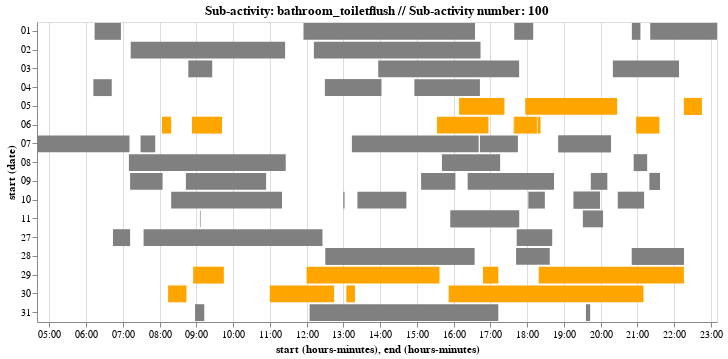

The notebook cell this image was saved under:
### Code cell
# Example charts
charts[1]

### Figure 1 — Vega-Lite specification as saved in the notebook (floating-point values rounded to 4 significant figures)
{"$schema": "https://vega.github.io/schema/vega-lite/v3.4.0.json", "config": {"background": "white", "mark": {"tooltip": null}, "view": {"height": 300, "width": 400}}, "data": {"name": "data-a92ac1bde1a73d84417dee493c5e5a06"}, "datasets": {"data-a92ac1bde1a73d84417dee493c5e5a06": [{"day": "3", "end": "2003-03-27T07:12:41", "index": 1, "start": "2003-03-27T06:44:06"}, {"day": "3", "end": "2003-03-27T12:26:27", "index": 17, "start": "2003-03-27T07:34:47"}, {"day": "3", "end": "2003-03-27T18:41:03", "index": 77, "start": "2003-03-27T17:43:13"}, {"day": "4", "end": "2003-03-28T16:34:50", "index": 98, "start": "2003-03-28T12:31:01"}, {"day": "4", "end": "2003-03-28T16:34:50", "index": 99, "start": "2003-03-28T12:31:01"}, {"day": "4", "end": "2003-03-28T18:37:06", "index": 126, "start": "2003-03-28T17:42:41"}, {"day": "4", "end": "2003-03-28T22:16:00", "index": 168, "start": "2003-03-28T20:51:02"}, {"day": "4", "end": "2003-03-28T22:16:00", "index": 169, "start": "2003-03-28T20:51:02"}, {"day": "5", "end": "2003-03-29T08:24:52", "index": 206, "start": "2003-03-29T08:24:51"}, {"day": "5", "end": "2003-03-29T09:45:17", "index": 207, "start": "2003-03-29T08:55:18"}, {"day": "5", "end": "2003-03-29T15:37:10", "index": 243, "start": "2003-03-29T12:00:31"}, {"day": "5", "end": "2003-03-29T15:43:20", "index": 510, "start": "2003-03-29T15:43:19"}, {"day": "5", "end": "2003-03-29T17:13:54", "index": 641, "start": "2003-03-29T16:48:03"}, {"day": "5", "end": "2003-03-29T22:16:01", "index": 645, "start": "2003-03-29T18:19:51"}, {"day": "5", "end": "2003-03-29T22:28:41", "index": 679, "start": "2003-03-29T22:28:40"}, {"day": "5", "end": "2003-03-29T23:10:49", "index": 685, "start": "2003-03-29T23:10:48"}, {"day": "6", "end": "2003-03-30T08:01:56", "index": 722, "start": "2003-03-30T08:01:55"}, {"day": "6", "end": "2003-03-30T08:44:10", "index": 724, "start": "2003-03-30T08:14:05"}, {"day": "6", "end": "2003-03-30T12:45:21", "index": 740, "start": "2003-03-30T11:00:19"}, {"day": "6", "end": "2003-03-30T13:19:01", "index": 760, "start": "2003-03-30T13:05:48"}, {"day": "6", "end": "2003-03-30T21:10:42", "index": 806, "start": "2003-03-30T15:52:34"}, {"day": "0", "end": "2003-03-31T09:13:45", "index": 839, "start": "2003-03-31T08:58:54"}, {"day": "0", "end": "2003-03-31T17:13:53", "index": 865, "start": "2003-03-31T12:05:27"}, {"day": "0", "end": "2003-03-31T19:43:39", "index": 888, "start": "2003-03-31T19:36:38"}, {"day": "1", "end": "2003-04-01T06:57:39", "index": 901, "start": "2003-04-01T06:14:36"}, {"day": "1", "end": "2003-04-01T16:35:49", "index": 938, "start": "2003-04-01T11:55:43"}, {"day": "1", "end": "2003-04-01T18:10:57", "index": 961, "start": "2003-04-01T17:39:37"}, {"day": "1", "end": "2003-04-01T21:05:20", "index": 965, "start": "2003-04-01T20:51:52"}, {"day": "1", "end": "2003-04-01T23:10:23", "index": 981, "start": "2003-04-01T21:21:13"}, {"day": "2", "end": "2003-04-02T11:25:03", "index": 994, "start": "2003-04-02T07:13:48"}, {"day": "2", "end": "2003-04-02T16:44:37", "index": 1119, "start": "2003-04-02T12:12:04"}, {"day": "3", "end": "2003-04-03T08:05:19", "index": 1197, "start": "2003-04-03T08:05:17"}, {"day": "3", "end": "2003-04-03T09:26:08", "index": 1204, "start": "2003-04-03T08:47:33"}, {"day": "3", "end": "2003-04-03T17:47:37", "index": 1265, "start": "2003-04-03T13:57:31"}, {"day": "3", "end": "2003-04-03T22:08:48", "index": 1311, "start": "2003-04-03T20:20:51"}, {"day": "4", "end": "2003-04-04T06:42:22", "index": 1342, "start": "2003-04-04T06:12:20"}, {"day": "4", "end": "2003-04-04T14:02:12", "index": 1419, "start": "2003-04-04T12:30:30"}, {"day": "4", "end": "2003-04-04T14:02:12", "index": 1420, "start": "2003-04-04T12:30:30"}, {"day": "4", "end": "2003-04-04T16:43:31", "index": 1454, "start": "2003-04-04T14:56:40"}, {"day": "5", "end": "2003-04-05T17:23:41", "index": 1603, "start": "2003-04-05T16:09:08"}, {"day": "5", "end": "2003-04-05T20:27:32", "index": 1630, "start": "2003-04-05T17:57:19"}, {"day": "5", "end": "2003-04-05T22:45:58", "index": 1657, "start": "2003-04-05T22:16:30"}, {"day": "5", "end": "2003-04-05T22:45:58", "index": 1658, "start": "2003-04-05T22:16:30"}, {"day": "6", "end": "2003-04-06T08:19:47", "index": 1687, "start": "2003-04-06T08:04:57"}, {"day": "6", "end": "2003-04-06T09:42:16", "index": 1697, "start": "2003-04-06T08:53:48"}, {"day": "6", "end": "2003-04-06T16:57:15", "index": 1800, "start": "2003-04-06T15:33:28"}, {"day": "6", "end": "2003-04-06T17:39:31", "index": 1813, "start": "2003-04-06T17:38:08"}, {"day": "6", "end": "2003-04-06T18:16:06", "index": 1817, "start": "2003-04-06T17:39:32"}, {"day": "6", "end": "2003-04-06T18:22:56", "index": 1826, "start": "2003-04-06T18:17:47"}, {"day": "6", "end": "2003-04-06T21:36:22", "index": 1873, "start": "2003-04-06T20:58:32"}, {"day": "0", "end": "2003-04-07T07:11:58", "index": 1880, "start": "2003-04-07T04:40:01"}, {"day": "0", "end": "2003-04-07T07:53:49", "index": 1900, "start": "2003-04-07T07:29:55"}, {"day": "0", "end": "2003-04-07T16:41:39", "index": 1956, "start": "2003-04-07T13:14:18"}, {"day": "0", "end": "2003-04-07T17:45:55", "index": 1970, "start": "2003-04-07T16:43:29"}, {"day": "0", "end": "2003-04-07T20:17:55", "index": 1994, "start": "2003-04-07T18:51:34"}, {"day": "0", "end": "2003-04-07T20:17:55", "index": 1995, "start": "2003-04-07T18:51:34"}, {"day": "1", "end": "2003-04-08T11:26:00", "index": 2039, "start": "2003-04-08T07:10:13"}, {"day": "1", "end": "2003-04-08T17:16:43", "index": 2066, "start": "2003-04-08T15:41:39"}, {"day": "1", "end": "2003-04-08T21:16:11", "index": 2098, "start": "2003-04-08T20:54:30"}, {"day": "2", "end": "2003-04-09T08:05:49", "index": 2135, "start": "2003-04-09T07:12:47"}, {"day": "2", "end": "2003-04-09T10:54:55", "index": 2148, "start": "2003-04-09T08:43:32"}, {"day": "2", "end": "2003-04-09T16:03:54", "index": 2234, "start": "2003-04-09T15:07:49"}, {"day": "2", "end": "2003-04-09T18:44:58", "index": 2257, "start": "2003-04-09T16:23:59"}, {"day": "2", "end": "2003-04-09T20:11:12", "index": 2279, "start": "2003-04-09T19:44:39"}, {"day": "2", "end": "2003-04-09T21:37:58", "index": 2298, "start": "2003-04-09T21:20:20"}, {"day": "2", "end": "2003-04-09T21:37:58", "index": 2299, "start": "2003-04-09T21:20:20"}, {"day": "3", "end": "2003-04-10T11:20:51", "index": 2306, "start": "2003-04-10T08:19:09"}, {"day": "3", "end": "2003-04-10T13:02:12", "index": 2457, "start": "2003-04-10T13:00:03"}, {"day": "3", "end": "2003-04-10T14:43:00", "index": 2468, "start": "2003-04-10T13:23:47"}, {"day": "3", "end": "2003-04-10T18:29:51", "index": 2487, "start": "2003-04-10T18:02:46"}, {"day": "3", "end": "2003-04-10T19:59:44", "index": 2516, "start": "2003-04-10T19:16:03"}, {"day": "3", "end": "2003-04-10T19:59:44", "index": 2517, "start": "2003-04-10T19:16:03"}, {"day": "3", "end": "2003-04-10T21:11:10", "index": 2538, "start": "2003-04-10T20:28:23"}, {"day": "4", "end": "2003-04-11T08:26:12", "index": 2556, "start": "2003-04-11T08:26:11"}, {"day": "4", "end": "2003-04-11T09:07:45", "index": 2560, "start": "2003-04-11T09:06:17"}, {"day": "4", "end": "2003-04-11T09:40:21", "index": 2563, "start": "2003-04-11T09:40:20"}, {"day": "4", "end": "2003-04-11T17:47:59", "index": 2699, "start": "2003-04-11T15:55:13"}, {"day": "4", "end": "2003-04-11T17:47:59", "index": 2700, "start": "2003-04-11T15:55:13"}, {"day": "4", "end": "2003-04-11T20:04:54", "index": 2720, "start": "2003-04-11T19:31:10"}]}, "encoding": {"color": {"condition": {"test": "(datum.day > 4)", "value": "orange"}, "value": "grey"}, "detail": {"field": "index", "type": "quantitative"}, "x": {"field": "start", "timeUnit": "hoursminutes", "type": "temporal"}, "x2": {"field": "end", "timeUnit": "hoursminutes"}, "y": {"field": "start", "timeUnit": "date", "type": "ordinal"}}, "mark": "bar", "selection": {"selector040": {"bind": "scales", "encodings": ["x", "y"], "type": "interval"}}, "title": "Sub-activity: bathroom_toiletflush // Sub-activity number: 100", "width": 680}
